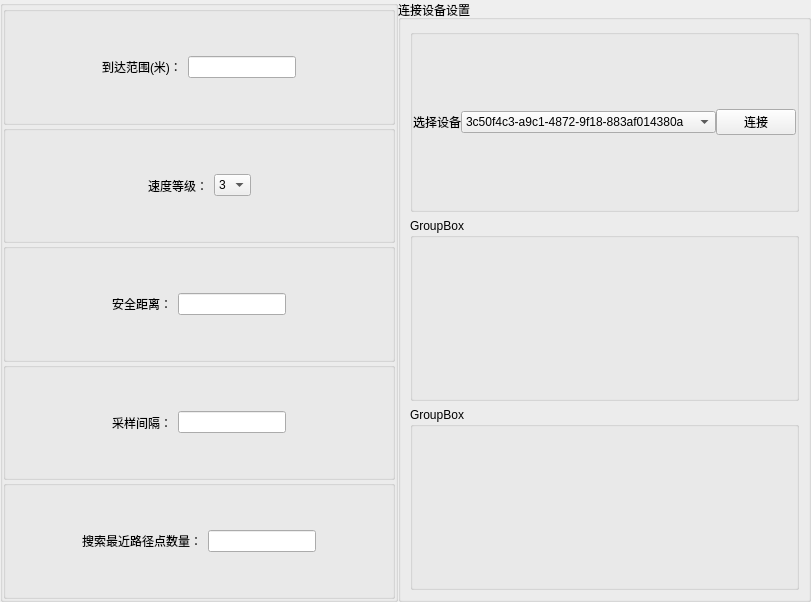
<?xml version="1.0" encoding="UTF-8"?>
<ui version="4.0">
 <class>Form</class>
 <widget class="QWidget" name="Form">
  <property name="geometry">
   <rect>
    <x>0</x>
    <y>0</y>
    <width>811</width>
    <height>602</height>
   </rect>
  </property>
  <property name="windowTitle">
   <string>Form</string>
  </property>
  <layout class="QHBoxLayout" name="horizontalLayout" stretch="1,1">
   <property name="spacing">
    <number>0</number>
   </property>
   <property name="leftMargin">
    <number>0</number>
   </property>
   <property name="topMargin">
    <number>0</number>
   </property>
   <property name="rightMargin">
    <number>0</number>
   </property>
   <property name="bottomMargin">
    <number>0</number>
   </property>
   <item>
    <widget class="QGroupBox" name="groupBox">
     <property name="title">
      <string/>
     </property>
     <layout class="QVBoxLayout" name="verticalLayout">
      <property name="spacing">
       <number>0</number>
      </property>
      <property name="leftMargin">
       <number>0</number>
      </property>
      <property name="topMargin">
       <number>0</number>
      </property>
      <property name="rightMargin">
       <number>0</number>
      </property>
      <property name="bottomMargin">
       <number>0</number>
      </property>
      <item>
       <widget class="QGroupBox" name="groupBox_7">
        <property name="title">
         <string/>
        </property>
        <layout class="QHBoxLayout" name="horizontalLayout_2">
         <item>
          <spacer name="horizontalSpacer_4">
           <property name="orientation">
            <enum>Qt::Horizontal</enum>
           </property>
           <property name="sizeHint" stdset="0">
            <size>
             <width>40</width>
             <height>20</height>
            </size>
           </property>
          </spacer>
         </item>
         <item>
          <widget class="QLabel" name="label">
           <property name="text">
            <string>到达范围(米)：</string>
           </property>
          </widget>
         </item>
         <item>
          <widget class="QLineEdit" name="arriver_distance_line_edit"/>
         </item>
         <item>
          <spacer name="horizontalSpacer">
           <property name="orientation">
            <enum>Qt::Horizontal</enum>
           </property>
           <property name="sizeHint" stdset="0">
            <size>
             <width>40</width>
             <height>20</height>
            </size>
           </property>
          </spacer>
         </item>
        </layout>
       </widget>
      </item>
      <item>
       <widget class="QGroupBox" name="groupBox_6">
        <property name="title">
         <string/>
        </property>
        <layout class="QHBoxLayout" name="horizontalLayout_3">
         <item>
          <spacer name="horizontalSpacer_3">
           <property name="orientation">
            <enum>Qt::Horizontal</enum>
           </property>
           <property name="sizeHint" stdset="0">
            <size>
             <width>40</width>
             <height>20</height>
            </size>
           </property>
          </spacer>
         </item>
         <item>
          <widget class="QLabel" name="label_2">
           <property name="text">
            <string>速度等级：</string>
           </property>
          </widget>
         </item>
         <item>
          <widget class="QComboBox" name="speed_grade_combo_box">
           <property name="editable">
            <bool>false</bool>
           </property>
           <item>
            <property name="text">
             <string>3</string>
            </property>
           </item>
           <item>
            <property name="text">
             <string>1</string>
            </property>
           </item>
           <item>
            <property name="text">
             <string>2</string>
            </property>
           </item>
           <item>
            <property name="text">
             <string>4</string>
            </property>
           </item>
           <item>
            <property name="text">
             <string>5</string>
            </property>
           </item>
          </widget>
         </item>
         <item>
          <spacer name="horizontalSpacer_2">
           <property name="orientation">
            <enum>Qt::Horizontal</enum>
           </property>
           <property name="sizeHint" stdset="0">
            <size>
             <width>40</width>
             <height>20</height>
            </size>
           </property>
          </spacer>
         </item>
        </layout>
       </widget>
      </item>
      <item>
       <widget class="QGroupBox" name="groupBox_5">
        <property name="title">
         <string/>
        </property>
        <layout class="QHBoxLayout" name="horizontalLayout_4">
         <item>
          <spacer name="horizontalSpacer_5">
           <property name="orientation">
            <enum>Qt::Horizontal</enum>
           </property>
           <property name="sizeHint" stdset="0">
            <size>
             <width>40</width>
             <height>20</height>
            </size>
           </property>
          </spacer>
         </item>
         <item>
          <widget class="QLabel" name="label_5">
           <property name="text">
            <string>安全距离：</string>
           </property>
          </widget>
         </item>
         <item>
          <widget class="QLineEdit" name="safe_distance_line_edit"/>
         </item>
         <item>
          <spacer name="horizontalSpacer_6">
           <property name="orientation">
            <enum>Qt::Horizontal</enum>
           </property>
           <property name="sizeHint" stdset="0">
            <size>
             <width>40</width>
             <height>20</height>
            </size>
           </property>
          </spacer>
         </item>
        </layout>
       </widget>
      </item>
      <item>
       <widget class="QGroupBox" name="groupBox_4">
        <property name="title">
         <string/>
        </property>
        <layout class="QHBoxLayout" name="horizontalLayout_5">
         <item>
          <spacer name="horizontalSpacer_7">
           <property name="orientation">
            <enum>Qt::Horizontal</enum>
           </property>
           <property name="sizeHint" stdset="0">
            <size>
             <width>40</width>
             <height>20</height>
            </size>
           </property>
          </spacer>
         </item>
         <item>
          <widget class="QLabel" name="label_4">
           <property name="text">
            <string>采样间隔：</string>
           </property>
          </widget>
         </item>
         <item>
          <widget class="QLineEdit" name="sample_distance_line_edit"/>
         </item>
         <item>
          <spacer name="horizontalSpacer_8">
           <property name="orientation">
            <enum>Qt::Horizontal</enum>
           </property>
           <property name="sizeHint" stdset="0">
            <size>
             <width>40</width>
             <height>20</height>
            </size>
           </property>
          </spacer>
         </item>
        </layout>
       </widget>
      </item>
      <item>
       <widget class="QGroupBox" name="groupBox_3">
        <property name="title">
         <string/>
        </property>
        <layout class="QHBoxLayout" name="horizontalLayout_6">
         <item>
          <spacer name="horizontalSpacer_9">
           <property name="orientation">
            <enum>Qt::Horizontal</enum>
           </property>
           <property name="sizeHint" stdset="0">
            <size>
             <width>40</width>
             <height>20</height>
            </size>
           </property>
          </spacer>
         </item>
         <item>
          <widget class="QLabel" name="label_3">
           <property name="text">
            <string>搜索最近路径点数量：</string>
           </property>
          </widget>
         </item>
         <item>
          <widget class="QLineEdit" name="search_points_line_edit"/>
         </item>
         <item>
          <spacer name="horizontalSpacer_10">
           <property name="orientation">
            <enum>Qt::Horizontal</enum>
           </property>
           <property name="sizeHint" stdset="0">
            <size>
             <width>40</width>
             <height>20</height>
            </size>
           </property>
          </spacer>
         </item>
        </layout>
       </widget>
      </item>
     </layout>
    </widget>
   </item>
   <item>
    <widget class="QGroupBox" name="groupBox_2">
     <property name="title">
      <string>连接设备设置</string>
     </property>
     <layout class="QVBoxLayout" name="verticalLayout_2">
      <item>
       <widget class="QGroupBox" name="groupBox_10">
        <property name="title">
         <string/>
        </property>
        <layout class="QHBoxLayout" name="horizontalLayout_7">
         <property name="spacing">
          <number>0</number>
         </property>
         <property name="leftMargin">
          <number>0</number>
         </property>
         <property name="topMargin">
          <number>0</number>
         </property>
         <property name="rightMargin">
          <number>0</number>
         </property>
         <property name="bottomMargin">
          <number>0</number>
         </property>
         <item>
          <spacer name="horizontalSpacer_11">
           <property name="orientation">
            <enum>Qt::Horizontal</enum>
           </property>
           <property name="sizeHint" stdset="0">
            <size>
             <width>40</width>
             <height>20</height>
            </size>
           </property>
          </spacer>
         </item>
         <item>
          <widget class="QLabel" name="label_6">
           <property name="text">
            <string>选择设备</string>
           </property>
          </widget>
         </item>
         <item>
          <widget class="QComboBox" name="comboBox">
           <item>
            <property name="text">
             <string>3c50f4c3-a9c1-4872-9f18-883af014380a</string>
            </property>
           </item>
           <item>
            <property name="text">
             <string>3c50f4c3-a9c1-4872-9f18-883af014380b</string>
            </property>
           </item>
           <item>
            <property name="text">
             <string>3c50f4c3-a9c1-4872-9f18-883af014380c</string>
            </property>
           </item>
          </widget>
         </item>
         <item>
          <widget class="QPushButton" name="pushButton">
           <property name="text">
            <string>连接</string>
           </property>
          </widget>
         </item>
         <item>
          <spacer name="horizontalSpacer_12">
           <property name="orientation">
            <enum>Qt::Horizontal</enum>
           </property>
           <property name="sizeHint" stdset="0">
            <size>
             <width>40</width>
             <height>20</height>
            </size>
           </property>
          </spacer>
         </item>
        </layout>
       </widget>
      </item>
      <item>
       <widget class="QGroupBox" name="groupBox_9">
        <property name="title">
         <string>GroupBox</string>
        </property>
       </widget>
      </item>
      <item>
       <widget class="QGroupBox" name="groupBox_8">
        <property name="title">
         <string>GroupBox</string>
        </property>
       </widget>
      </item>
     </layout>
    </widget>
   </item>
  </layout>
 </widget>
 <resources/>
 <connections/>
</ui>
